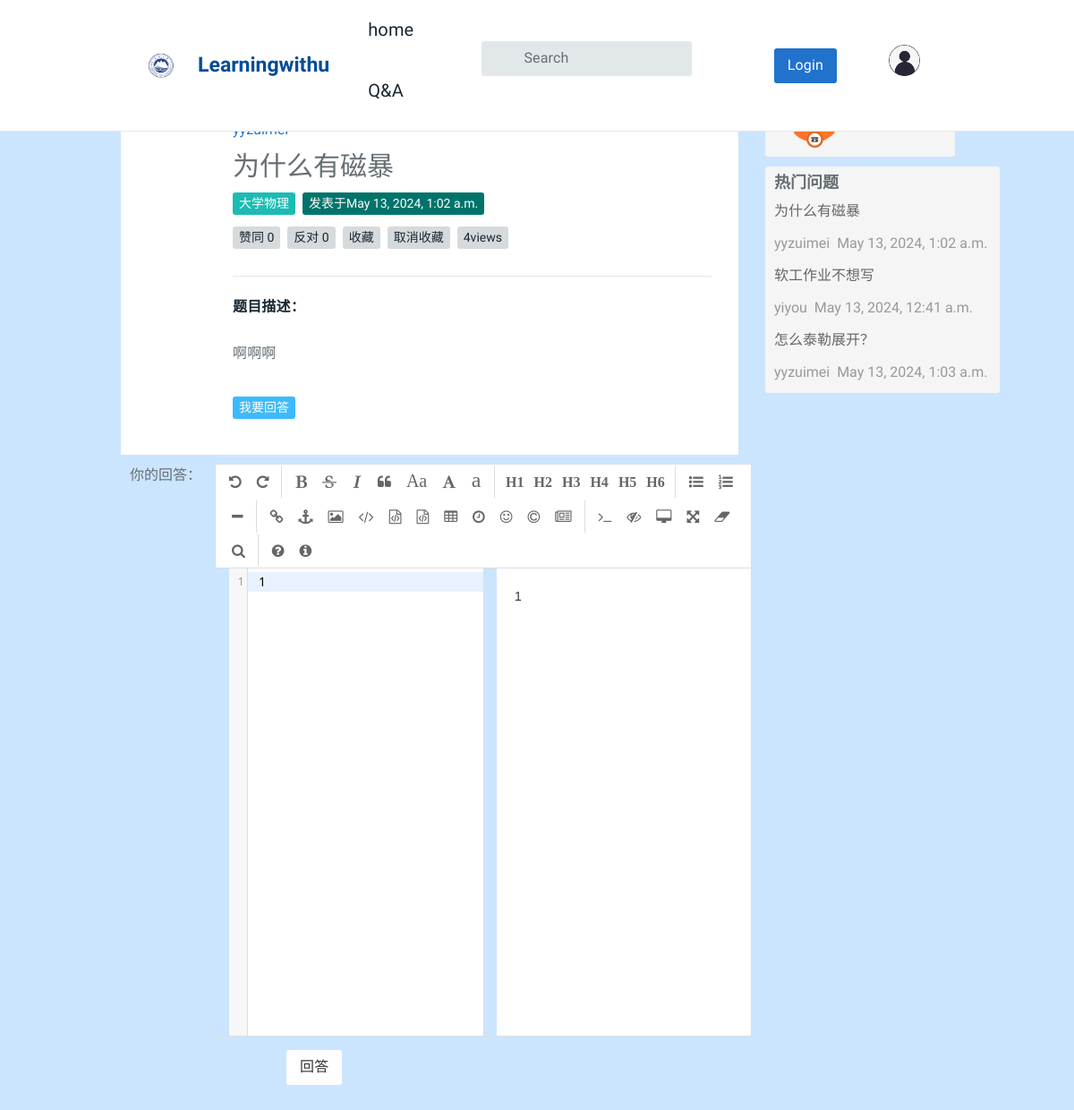
/answer/answer/change-answer/39/ (signed in), run on the app's committed database.
### QuestionApp/models.py (models this page shows, shortened)
class Question(models.Model):
    user = models.ForeignKey(User, verbose_name='提问者', related_name='questions',on_delete=models.CASCADE)
    questionTitle = models.CharField('问题标题', max_length=40, unique=True, blank=False)
    questionCategory = models.ForeignKey('CategoryApp.Category', verbose_name='板块名称', on_delete=models.CASCADE)
    questionDescription = models.TextField('详细描述')
    created=models.DateTimeField(default=timezone.now, verbose_name='发布日期')
    publishDate = models.DateTimeField(auto_now=True, verbose_name='更新日期')
    goodNum = models.IntegerField(default=0, verbose_name='赞数')
    badNum = models.IntegerField(default=0, verbose_name='反对数')
    grade = models.IntegerField(default=0, verbose_name='综合质量')
    collect = models.ManyToManyField(User, related_name='collect_question', verbose_name='收藏', blank=True)
    users_like = models.ManyToManyField(User, related_name="questions_like", blank=True)
    users_unlike = models.ManyToManyField(User, related_name="questions_unlike", blank=True)
    views = models.IntegerField(default=0, verbose_name="阅读次数")

### CategoryApp/models.py (models this page shows)
class Category(models.Model):
    name = models.CharField(max_length=20, unique=True, verbose_name='分组名称')
    number = models.IntegerField(unique=True, verbose_name='分组序号')
    def __str__(self):
        return self.name

### AnswerApp/views.py (the view)
# urls.py: path('answer/change-answer/<int:answer_id>/', views.answer_change, name='answer_change'),
def answer_change(request, answer_id):
    change_answer = AnswerModel.objects.get(id=answer_id)
    question = Question.objects.get(id=change_answer.question.id)
    if request.user.id != change_answer.author.id:
        return HttpResponseRedirect(reverse('question:question_content', args=(change_answer.question.id,)))
    else:
        if request.method == 'GET':
            return render(request, "question/change-answer.html",
                          {"change_answer": change_answer, "question": question,
                           "question_2": Question.objects.all().order_by('-views', 'created', 'questionTitle')[
                                         :10]})  # 需要编写修改答案模板
        else:
            answer_form = AnswerForm(request.POST)
            if answer_form.is_valid():
                change_answer.answer_text = request.POST.get('editormd-markdown-doc')
                change_answer.save()
                return HttpResponseRedirect(reverse('question:question_content', args=(change_answer.question.id,)))

### AnswerApp/templatetags/markdown_extras.py (called while the page is built)
@register.filter()
@stringfilter
def markdown(value):
    return md.markdown(value, extensions=['markdown.extensions.fenced_code'])

### templates/question/change-answer.html (shortened to what this page needs)
{% extends "question/content.html" %}
{% load static %}
{% block answer %}
<link rel="stylesheet" href="{% static 'editor/css/style.css' %}">
<link rel="stylesheet" href="{% static 'editor/css/editormd.css' %}">
<form class="form-horizontal" action="." method="post">{% csrf_token %}
    <div class="row" style="margin-top: 10px;">
        <div class="col-md-2 text-right"><span>你的回答：</span></div>
            <div id="editormd" class="col-md-10 text-left">
            </div>
    </div>
     <div class="row">
        <button class="btn btn-default" type="submit" class="btn btn-default" style="margin-left:200px">回答</button>
    </div>
</form>
{% endblock %}

### templates/question/content.html (shortened to what this page needs)
{% extends "index.html" %}
{% load markdown_extras %}
{% load static %}
{% block content %}
<div class="col-sm-9">
    <div class="tt-single-topic-list">
        <div class="tt-item">
            <div class="tt-single-topic">
                <div class="tt-item-header">
                    <div class="tt-item-info info-top">
                        <div class="tt-avater-title">
                            <a href="#">{{ question.user }}</a>
                        </div>
                        <a href="#" class="tt-info-time">
                            <i class="tt-icon"></i>{{timezone.now}}
                        </a>
                    </div>
                    <h1 class="tt-item-title">
                        <h2>{{ question.questionTitle }}</h2>
                    </h1>
                    <div class="tt-item-tag">
                        <ul class="tt-list-badge">
                            <li><a href="#"><span class="tt-color07 tt-badge">{{ question.questionCategory }}</span></a>
                            </li>
                            <li><a href="#"><span class="tt-color09 tt-badge">发表于{{ question.created }}</span></a>
                            </li>
                        </ul>
                    </div>
                    <div class="tt-item-tag">
                        <ul class="tt-list-badge">
                            <li><a id="like-it" href="{% url 'question:like_question' id=question.id action='like'%}">
                                    <span class="tt-badge">赞同 {{ question.users_like.count }}</span></a></li>
                            <li><a id="unlike-it"
                                    href="{% url 'question:like_question' id=question.id action='unlike'%}">
                                    <span class="tt-badge">反对 {{ question.users_unlike.count }}</span></a></li>
                            <li><a href="{% url 'question:collect_question' id=question.id action='收藏' %}">
                                    <span class="tt-badge">收藏</span></a></li>
                            <li><a href="{% url 'question:cancel_collect_question' id=question.id action='取消收藏' %}">
                                    <span class="tt-badge">取消收藏</span></a></li>
                         <li><a  href="#"><span class="tt-badge"> {{ question.views }}view{{ question.views|pluralize }}
                                    </span></a></li>
                        </ul>
                    </div>
                </div>
                <div class="tt-item-description">
                    <h6 class="tt-title">题目描述：</h6>
                    <p>{{ question.questionDescription | markdown | safe }}</p>
                </div>
                <div class="tt-item-info info-bottom">
                    <div class="tt-item-tag">
                        <ul class="tt-list-badge">
                            <li><a href="{% url 'answer:answer_question' question_id=question.id%}">
                                    <span class="tt-color03 tt-badge">我要回答</span></a></li>
                        </ul>
                    </div>
                </div>
            </div>
        </div>
        {% block answer %}{% endblock %}
    </div>
</div>
{% endblock %}
{% block left %}
<div class="col-sm-3" >
    <div class="side-bar-well clearfix" style="position: fixed;">
        <div class="col-sm-5"><img src="{% static 'images/support.png' %}"></div>
        <div class="col-sm-7">
            <p class="side-bar-well-title">欢迎提问</p>
        </div>
    </div>
    <div class="side-bar-well" style="position: fixed; margin-top:90px">
        <strong class="side-bar-well-title">热门问题</strong>
        {% for question in question_2 %}
        <a href="{% url 'question:question_content' question_id=question.id %}" class="news-item">
            <div class="news-title">{{question.questionTitle}}</div>
        </a>
        <div class="news-info">
            <span>{{ question.user }}</span>
            <span>&nbsp{{question.created}}&nbsp</span>
        </div>
        {% endfor %}
    </div>
</div>
{% endblock %}

### static/css/main.css (style rules this page uses)
.side-bar-well { padding: 5px; background: #f5f5f5; margin-bottom: 10px; border-radius: 3px; }
.side-bar-well-title { font-size: 18px; padding:0px; margin-bottom: 0cm; }
.news-item { display: block; color: #666; }
.side-bar-well > * { padding: 5px; }
.news-info { color: #999; padding: 5px; }

### static/editor/css/editormd.css (style rules this page uses)
.editormd { width: 90%; height: 640px; margin: 0 auto; text-align: left; overflow: hidden; position: relative; margin-bottom: 15px; border: 1px solid #ddd; font-family: "Meiryo UI", "Microsoft YaHei", "Malgun Gothic", "Segoe UI", "Trebuchet MS", Helvetica, "Monaco", monospace, Tahoma, STXihei, "华文细黑", STHeiti, "Helvetica Neue", "Droid Sans", "wenquanyi micro hei", FreeSans, Arimo, Arial, SimSun, "宋体", Heiti, "黑体", sans-serif; }

### templates/index.html (style rules this page uses)
body { background-color: #CCE5FF; }

### templates/head.html (style rules this page uses)
body { background-color: #CCE5FF; }

### data on the page
Question: questionTitle "为什么有磁暴", questionCategory "大学物理", created "May 13, 2024, 1:02 a.m.", users_like.count "0", users_unlike.count "0", views "4", questionDescription "啊啊啊", user "yyzuimei"
Question: questionTitle "软工作业不想写", user "yiyou", created "May 13, 2024, 12:41 a.m."
Question: questionTitle "怎么泰勒展开？", user "yyzuimei", created "May 13, 2024, 1:03 a.m."
